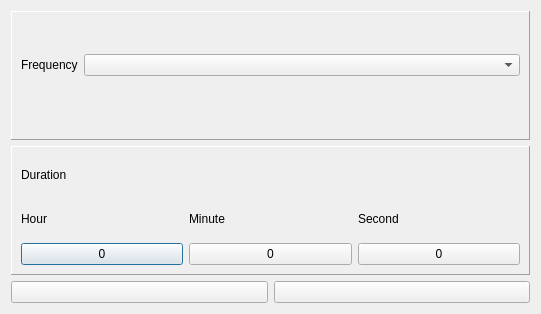
<?xml version="1.0" encoding="UTF-8"?>
<ui version="4.0">
 <class>SimpleJobPopup</class>
 <widget class="QDialog" name="SimpleJobPopup">
  <property name="geometry">
   <rect>
    <x>0</x>
    <y>0</y>
    <width>541</width>
    <height>314</height>
   </rect>
  </property>
  <property name="windowTitle">
   <string>New Job</string>
  </property>
  <layout class="QVBoxLayout" name="verticalLayout">
   <item>
    <widget class="QFrame" name="frame">
     <property name="frameShape">
      <enum>QFrame::Panel</enum>
     </property>
     <property name="frameShadow">
      <enum>QFrame::Raised</enum>
     </property>
     <layout class="QGridLayout" name="gridLayout_2">
      <item row="0" column="0">
       <widget class="QLabel" name="tl_frequency">
        <property name="text">
         <string>Frequency</string>
        </property>
       </widget>
      </item>
      <item row="0" column="1">
       <widget class="QComboBox" name="cbSampleFreq"/>
      </item>
      <item row="1" column="1">
       <spacer name="horizontalSpacer">
        <property name="orientation">
         <enum>Qt::Horizontal</enum>
        </property>
        <property name="sizeHint" stdset="0">
         <size>
          <width>40</width>
          <height>20</height>
         </size>
        </property>
       </spacer>
      </item>
     </layout>
    </widget>
   </item>
   <item>
    <widget class="QFrame" name="frame_2">
     <property name="frameShape">
      <enum>QFrame::Panel</enum>
     </property>
     <property name="frameShadow">
      <enum>QFrame::Raised</enum>
     </property>
     <layout class="QGridLayout" name="gridLayout">
      <item row="2" column="0">
       <widget class="QLabel" name="label">
        <property name="text">
         <string>Hour</string>
        </property>
       </widget>
      </item>
      <item row="4" column="0">
       <widget class="QPushButton" name="pb_duration_hour">
        <property name="text">
         <string>0</string>
        </property>
       </widget>
      </item>
      <item row="4" column="1">
       <widget class="QPushButton" name="pb_duration_minute">
        <property name="text">
         <string>0</string>
        </property>
       </widget>
      </item>
      <item row="4" column="2">
       <widget class="QPushButton" name="pb_duration_second">
        <property name="text">
         <string>0</string>
        </property>
       </widget>
      </item>
      <item row="2" column="1">
       <widget class="QLabel" name="label_2">
        <property name="text">
         <string>Minute</string>
        </property>
       </widget>
      </item>
      <item row="2" column="2">
       <widget class="QLabel" name="label_3">
        <property name="text">
         <string>Second</string>
        </property>
       </widget>
      </item>
      <item row="1" column="0">
       <widget class="QLabel" name="tl_duraction">
        <property name="text">
         <string>Duration</string>
        </property>
       </widget>
      </item>
     </layout>
    </widget>
   </item>
   <item>
    <layout class="QHBoxLayout" name="horizontalLayout_2">
     <item>
      <widget class="QPushButton" name="pb_accept">
       <property name="text">
        <string/>
       </property>
       <property name="icon">
        <iconset resource="jle_resources.qrc">
         <normaloff>:/icons/Resources/pic/Button_OK.png</normaloff>:/icons/Resources/pic/Button_OK.png</iconset>
       </property>
       <property name="iconSize">
        <size>
         <width>64</width>
         <height>64</height>
        </size>
       </property>
      </widget>
     </item>
     <item>
      <widget class="QPushButton" name="pb_cancel">
       <property name="text">
        <string/>
       </property>
       <property name="icon">
        <iconset resource="jle_resources.qrc">
         <normaloff>:/icons/Resources/pic/Button_NOK.png</normaloff>:/icons/Resources/pic/Button_NOK.png</iconset>
       </property>
       <property name="iconSize">
        <size>
         <width>64</width>
         <height>64</height>
        </size>
       </property>
      </widget>
     </item>
    </layout>
   </item>
  </layout>
 </widget>
 <resources>
  <include location="jle_resources.qrc"/>
 </resources>
 <connections/>
</ui>
